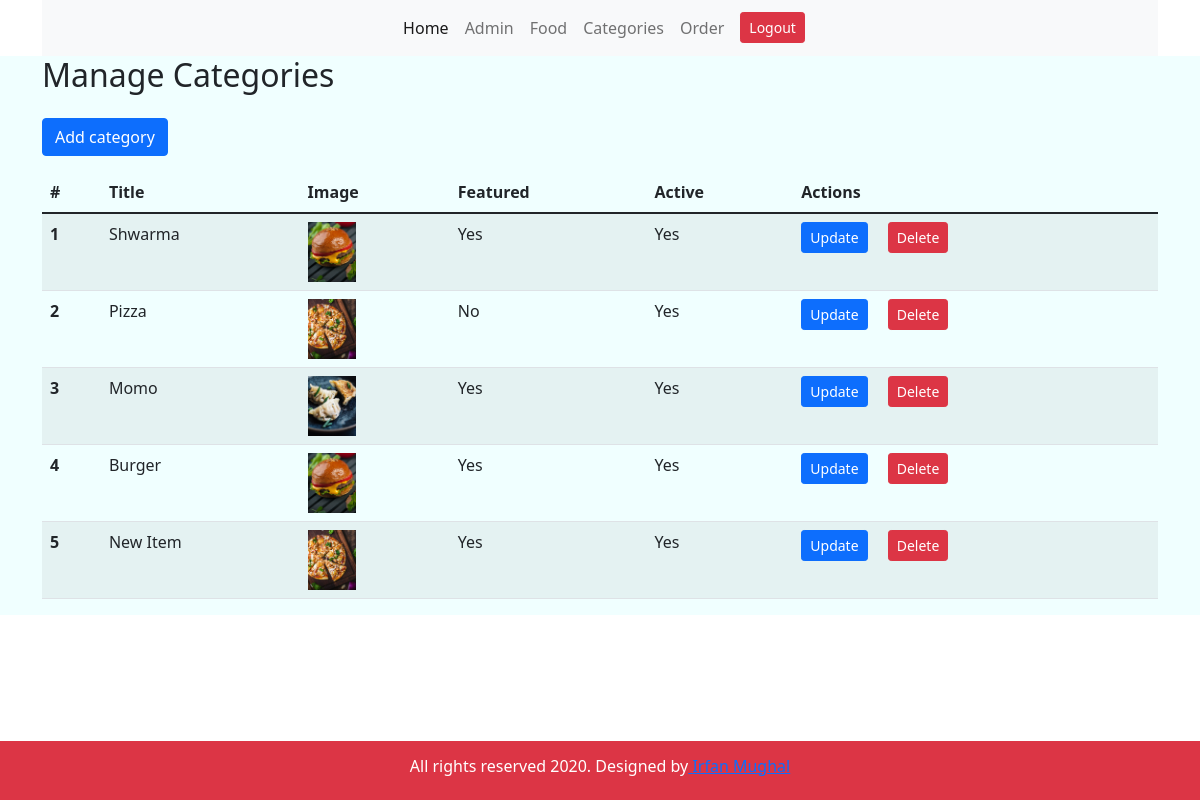
The app's page /admin/manage-category.php (signed in) with its own data.
### tables this page shows
CREATE TABLE `tbl_category` (
  `id` int NOT NULL,
  `title` varchar(255) NOT NULL,
  `img_name` varchar(255) NOT NULL,
  `featured` varchar(255) NOT NULL,
  `active` varchar(255) NOT NULL
);

### admin/manage-category.php (the view, shortened to what this page needs)
<?php
include 'parts/header.php';
?>
<div class="container-fluid " style="background-color: azure;">
        <div class="container">
    <div class="row">
        <div class="col-12">
            <h2>Manage Categories</h2>
        </div>
    </div>
    <div class="row">
        <div class="col-12">
            <a href="add-category.php" class="btn btn-primary my-3">Add category</a>
        </div>
        <div class="col-12">
        <table class="table table-striped">
  <thead>
    <tr>
      <th scope="col">#</th>
      <th scope="col">Title</th>
      <th scope="col">Image</th>
      <th scope="col">Featured</th>
      <th scope="col">Active</th>
      <th scope="col">Actions</th>
    </tr>
  </thead>
  <tbody>
  <?php
  $temp=1;
      $sql = "Select * from `tbl_category`";
      $result = mysqli_query($conn, $sql);
      if ($result){
          while( $row = mysqli_fetch_assoc($result)){
              $i = $row['id'];
              $t = $row['title'];
              $img = $row['img_name'];
              $f = $row['featured'];
              $a = $row['active'];
              echo "<tr>
      <th scope='row'>$temp</th>
      <td>$t</td>
      <td><img class='table-img' src='../images/category/$img' alt='No Image'></td>
      <td>$f</td>
      <td>$a</td>
      <td><a href='update-category.php?updateId=$i' class='btn btn-primary btn-sm me-3'>Update</a>
      <a href='delete-category.php?deleteId=$i' class='btn btn-danger btn-sm'>Delete</a></td>
    </tr>";
    $temp++;
          }
      }
     else{
         echo 'query problem';
     }
      ?>
  </tbody>
</table>
        </div>
    </div>
    </div>
</div>
<?php include'parts/footer.php'?>

### admin/manage-category.php (style rules this page uses)
.table-img { max-width: 60px; max-height: 60px; }

### records on screen
tbl_category: title "Shwarma", img_name (picture), featured "Yes", active "Yes"
tbl_category: title "Pizza", img_name (picture), featured "No", active "Yes"
tbl_category: title "Momo", img_name (picture), featured "Yes", active "Yes"
tbl_category: title "Burger", img_name (picture), featured "Yes", active "Yes"
tbl_category: title "New Item", img_name (picture), featured "Yes", active "Yes"
